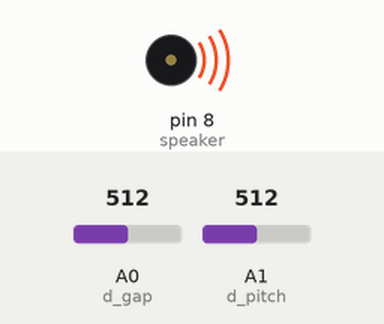
Simulated run of this sketch. Board: Arduino Uno, built with avr-gcc and run on an emulated ATmega328P. Shown: buzzer (waves = sounding). The test bench sets the inputs (shaded band); at power-on: A0 (d_gap) = 512, A1 (d_pitch) = 512.

Above: at 1.2 s.
1.3 s: A0 (d_gap) set to 122
4.8 s: A1 (d_pitch) set to 0
At 5.3 s:
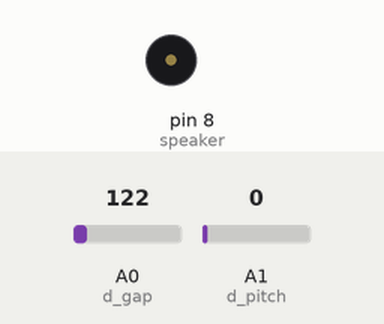
6.4 s: A1 (d_pitch) set to 122
At 6.82 s:
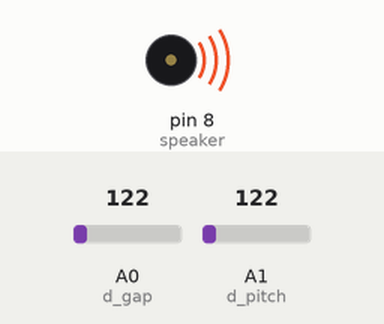
9.9 s: A0 (d_gap) set to 306
13.4 s: A0 (d_gap) set to 0
Timing chart, 0 to 62.9 s (numbered marks = the images above; inputs shaded):
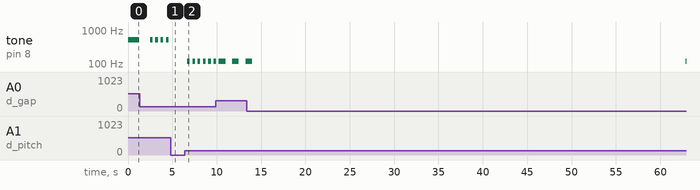

The sketch:

speakertest.ino
```cpp
const int speaker = 8;
const int d_pitch = A1;
const int d_gap = A0;

void setup() {
  pinMode(speaker, OUTPUT);
  Serial.begin(9600);
}

void loop() {


  //Serial.println(pitch);
  int pitch = analogRead(d_pitch);
  tone(speaker, pitch);
  pitch = analogRead(d_pitch);
  pitch = map(pitch, 0, 1023, 100, 1000);
  int gap = analogRead(d_gap);
  gap = map(gap, 0, 1023, 0, 2500);
  delay(gap);
  noTone(speaker);
  delay(gap);
}
```

Measured:
- after the input at 4.8 s, tone on pin 8 (speaker): stops changing and stays silent
- after the input at 6.4 s, tone on pin 8 (speaker): alternates 122 Hz for 0.30 s and silent for 0.30 s, starting after 0.28 s
- by itself, tone on pin 8 (speaker): alternates 512 Hz for 0.30 s and silent for 0.30 s
